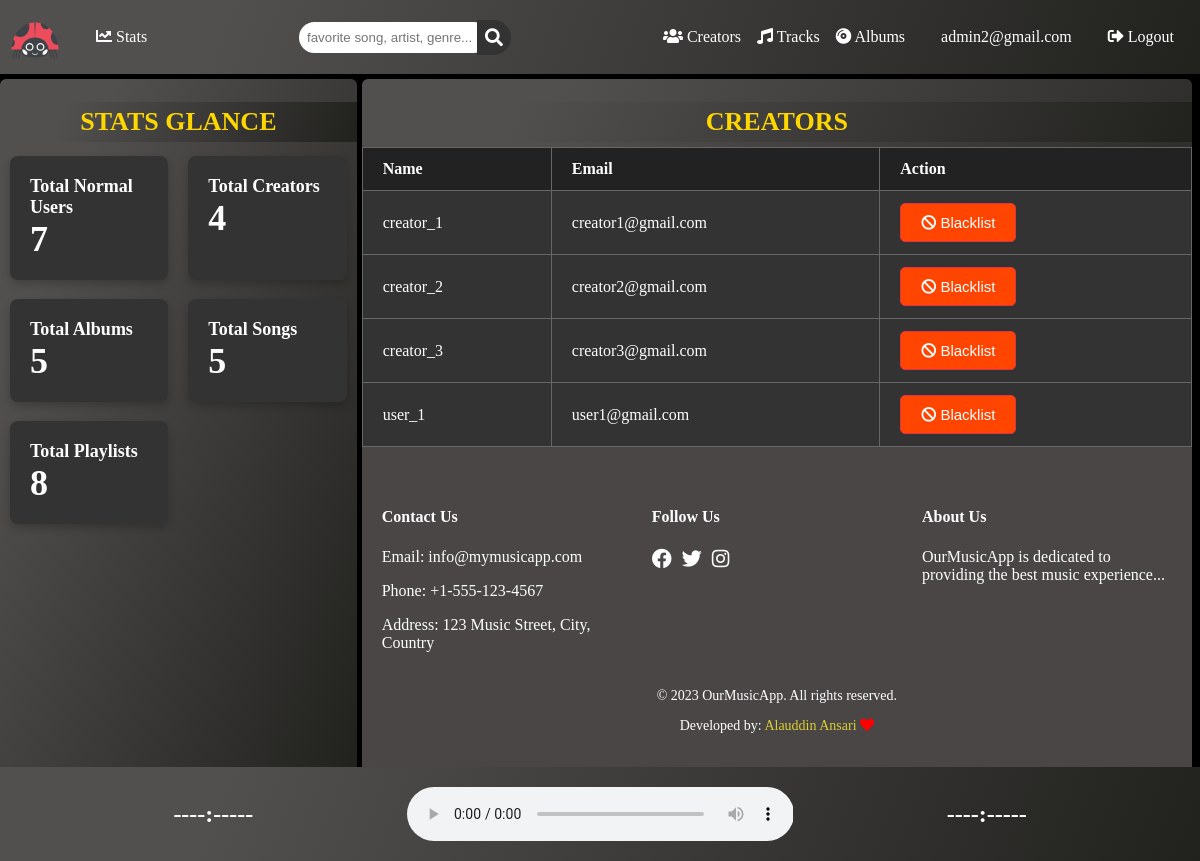
The app's page /all_creators (signed in), older data.
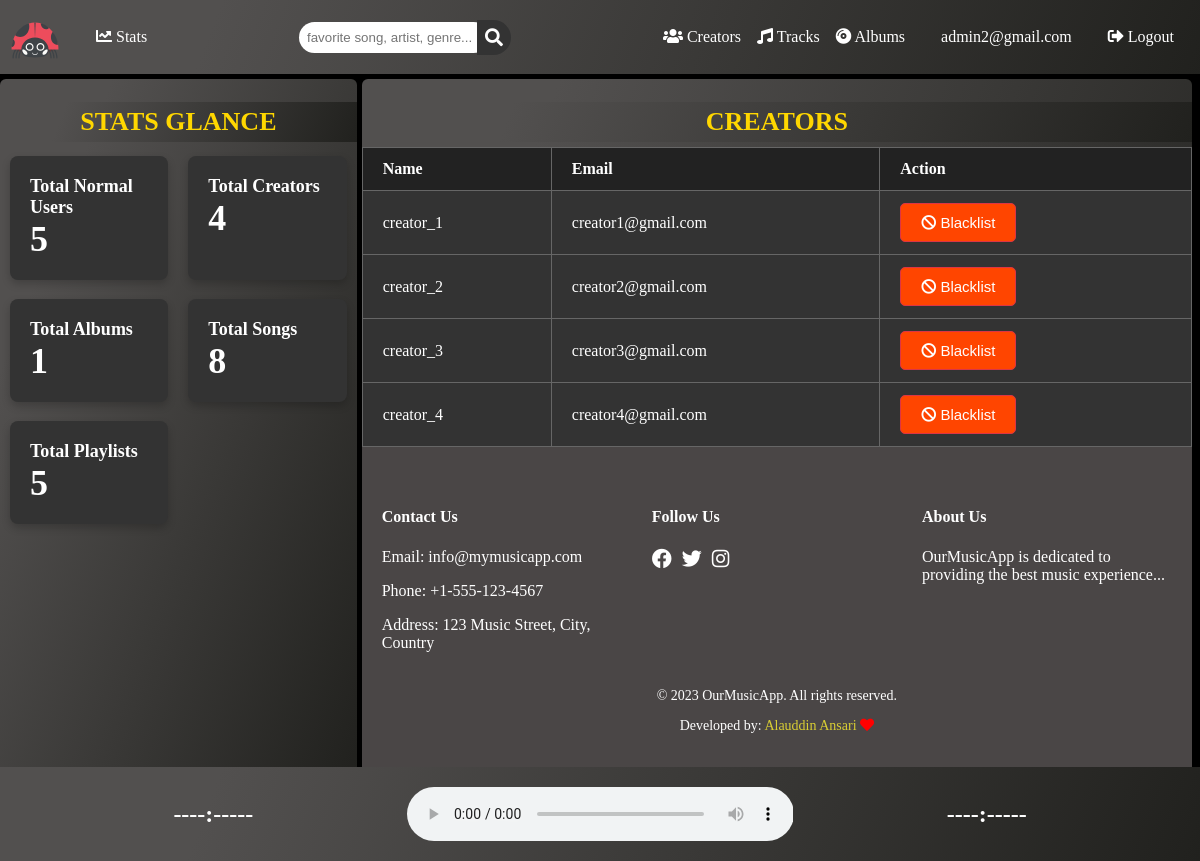
The same page, newer data.
### models/user_model.py (models this page shows)
class User(db.Model, UserMixin):
    id = db.Column(db.String(36), primary_key=True, default=generate_uuid, unique=True)
    username = db.Column(db.String(80), nullable=False)
    email = db.Column(db.String(120), unique=True, nullable=False)
    password = db.Column(db.String(80), nullable=False)
    role = db.Column(db.String(10), nullable=False, default='user')

### views/user_view.py (the view)
class AllCreatorsView(MethodView):
    @admin_required
    def get(self):
        creators = User.query.filter_by(role='creator').all()
        is_flagged = list()
        for creator in creators:
            flagged_creator = FlaggedCreator.query.filter_by(user_id=creator.id).first()
            if flagged_creator:
                is_flagged.append(True)
            else:
                is_flagged.append(False)
        stats_data = admin_stats()
        return render_template('creators.html', creators=creators,is_flagged=is_flagged ,stats_data=stats_data)

### extensions/extension.py (called while the page is built)
@login_manager.user_loader
def load_user(user_id):
    from models.user_model import User, Admin
    admin = Admin.query.get(str(user_id))
    if admin is not None:
        return admin
    return User.query.get(str(user_id))

### templates/creators.html
{% extends 'layout.html' %}
{% block admin_visuals %}
    <table class="data-table">
        <h1 id="heading">CREATORS</h1>
        <thead>
            <tr>
                <th>Name</th>
                <th>Email</th>
                <th>Action</th>
            </tr>
        </thead>
        <tbody>
            {% for creator in creators %}
            <tr class="data-row">
                <td>{{ creator.username }}</td>
                <td>{{ creator.email }}</td>
                <td>
                    {% if is_flagged[loop.index0] %}
                        {% set action_url = url_for('user.unflag_creator', creator_id=creator.id) %}
                        <button id="delete-btn" onclick="showConfirmation('{{ action_url }}')" style="background-color:#149310; border-color:darkgreen"><i class="fas fa-check"></i> Whitelist</button>
                    {% else %}
                        {% set action_url = url_for('user.flag_creator', creator_id=creator.id, admin_id=current_user.id) %}
                        <button onclick="showConfirmation('{{ action_url }}')" style="background-color: orangered;margin-right: 10px" id="delete-btn">
                            <i class="fas fa-ban"></i> Blacklist
                        </button>
                    {% endif %}
                </td>
            </tr>
            {% endfor %}
        </tbody>
    </table>
{% endblock %}
{% block admin_stats %}
    <br>
    <h1 id="heading">STATS GLANCE</h1>
    <br><br><br>
    <div class="grid-container">
        {% for stat in stats_data %}
            <div class="stat-container" style="animation: none;">
                <div class="stat_heading">
                    <h1>{{ stat['heading'] }}</h1>
                </div>
                <div class="stat_data">
                    <h1>{{ stat['total'] }}</h1>
                </div>
            </div>
        {% endfor %}
    </div>
{% endblock %}

Row changes from the older to the newer data that the page shows:
no longer on this page (row edited): User: username "user_1", email "user1@gmail.com"
now on this page (row edited): User: username "creator_4", email "creator4@gmail.com"
Text that changed along with them:
new list line: "Total Normal Users 5"
new list line: "Total Albums 1"
new list line: "Total Songs 8"
new list line: "Total Playlists 5"
list line gone: "Total Normal Users 7"
list line gone: "Total Albums 5"
list line gone: "Total Songs 5"
list line gone: "Total Playlists 8"
